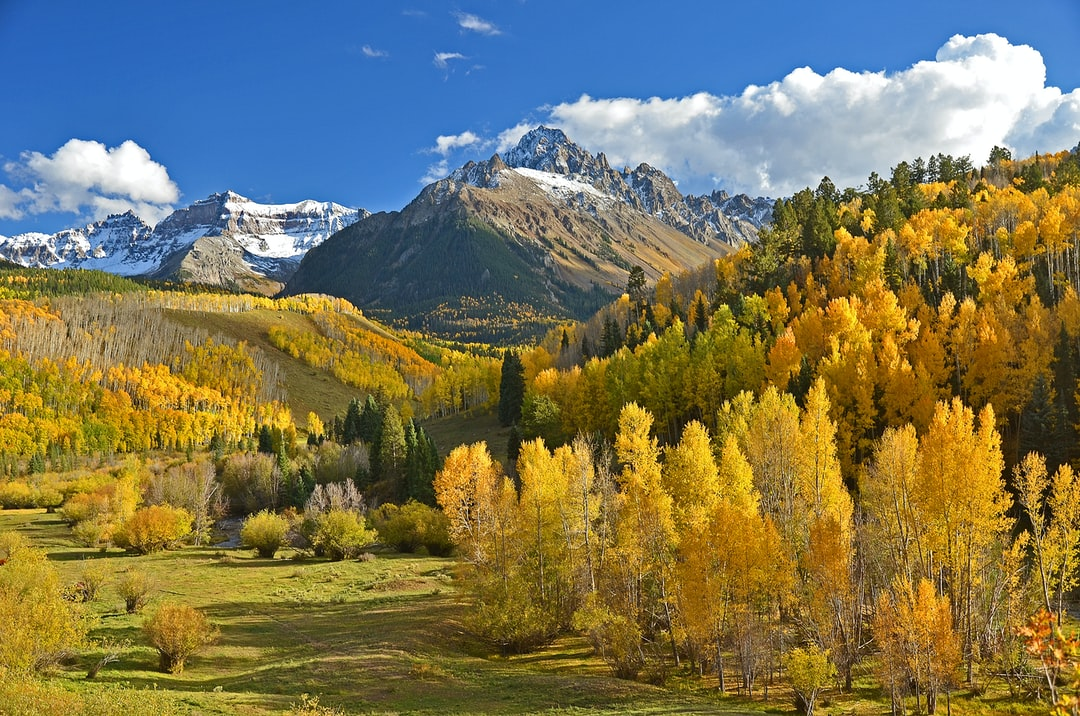
#> input picture images/AC.jpg, 1080 x 716 px
$ python histogram.py
#> lines starting #> are read from the running program, lines starting #| are printed output that depends on the picture; after the words box and inside, x2 and y2 are one past the last pixel; in counts of white or black regions, pixels touching at a corner belong together
import cv2 as cv
import matplotlib.pyplot as plt
import numpy as np

img = cv.imread('images/AC.jpg')
#> img is the input picture: shape (716, 1080, 3); mean B, G, R 87, 118.7, 123.1
cv.imshow('Original', img)

gray = cv.cvtColor(img, cv.COLOR_BGR2GRAY)
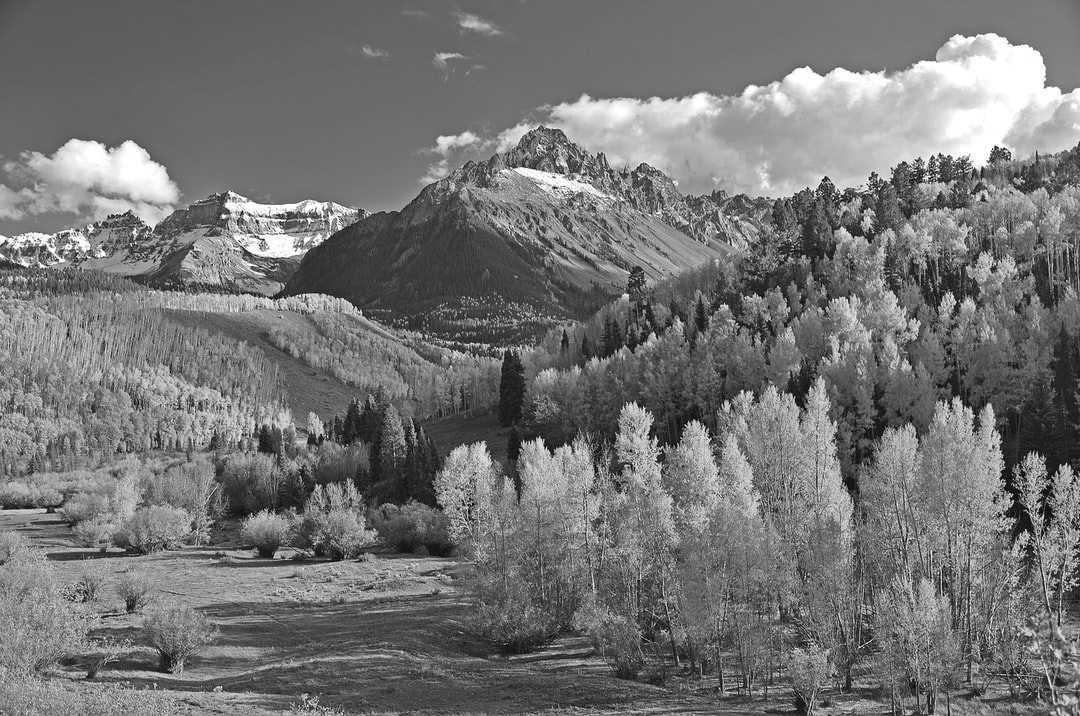
#> gray: shape (716, 1080); min 0, max 255, mean 116.4


blank = np.zeros(img.shape[:2], dtype='uint8')

mask = cv.circle(blank, (img.shape[1]//2, img.shape[0]//2), 100, 255, -1)
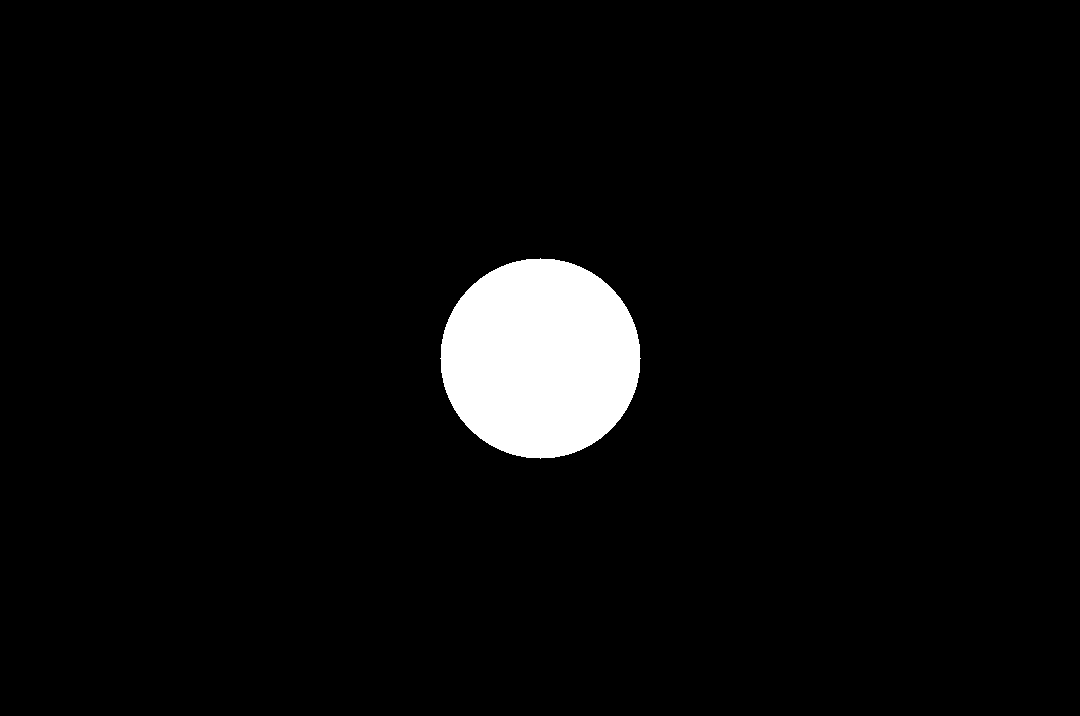
#> blank: shape (716, 1080); 4.1% white; 1 white region, box (x1, y1, x2, y2) and area: (440, 258, 641, 459) 31417

gray_masked = cv.bitwise_and(gray, gray, mask=mask)
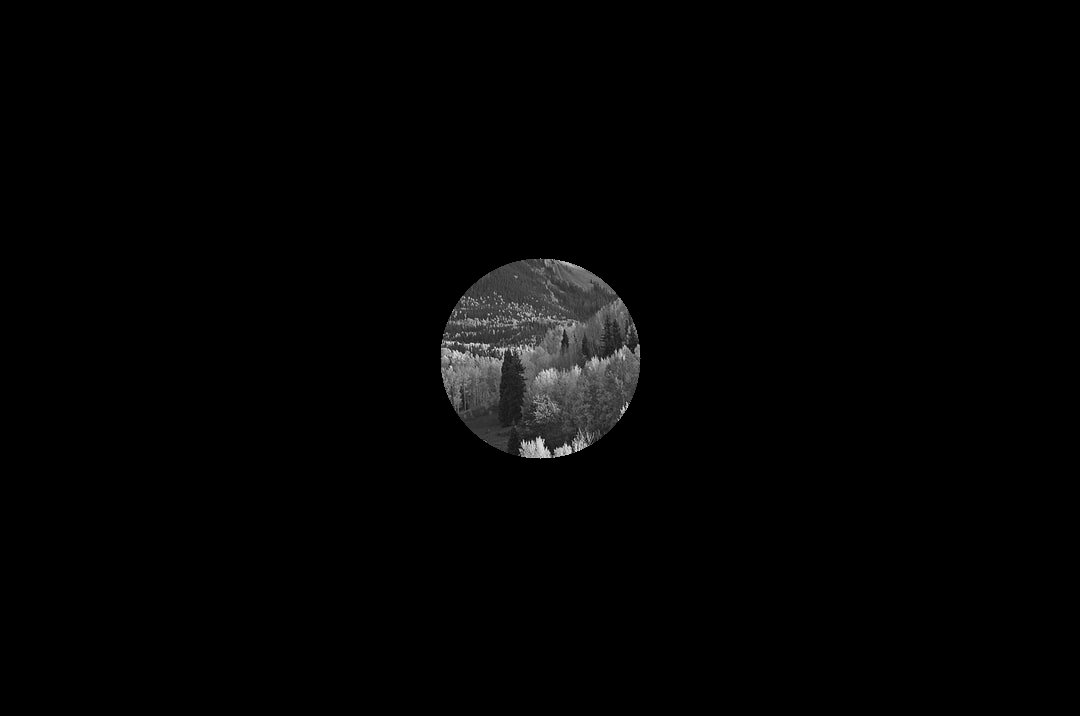
#> gray_masked: shape (716, 1080); min 0, max 236, mean 3.3
cv.imshow('Gray Masked', gray_masked)

masked = cv.bitwise_and(img, img, mask=mask)
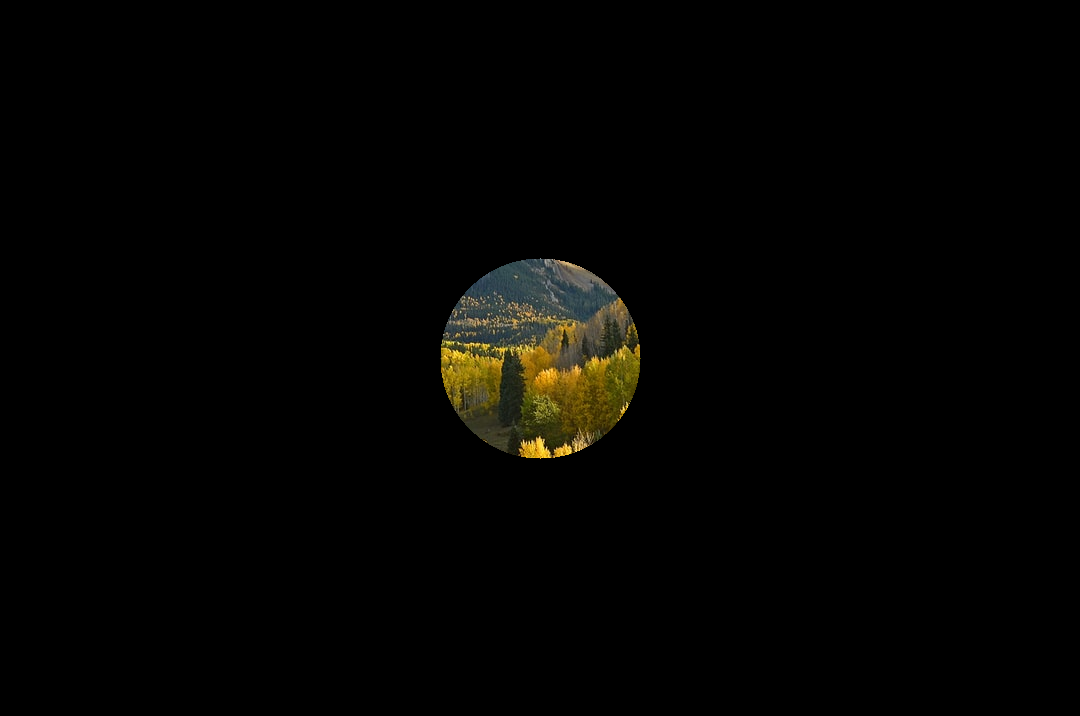
#> masked: shape (716, 1080, 3); mean B, G, R 1.7, 3.4, 3.8
cv.imshow('Masked', masked)

# Grayscale Histogram

plt.figure()
plt.title('Color Histogram')
plt.xlabel('Bins')
plt.ylabel('# pixels')
hist = cv.calcHist([gray], [0], mask, [256], [0, 256])
#> hist = 256 values, max 559 at index 65, min 0 at index 0, mean 122.7

# Here gray_masked can't be passed into calcHist, since it will consider all the pixels which are black, which are lying outside the masked region.
# Since we just need to check the masked region, we need to explicitly specify the mask in calcHist.

plt.plot(hist)
plt.xlim([0, 256])

# Color Histogram

plt.figure()
plt.title('Color Histogram')
plt.xlabel('Bins')
plt.ylabel('# pixels')
colors = ('b', 'g', 'r')

for i, col in enumerate(colors):
    hist = cv.calcHist([img], [i], mask, [256], [0, 256])
    plt.plot(hist, color=col)
    plt.xlim([0, 256])

plt.show()
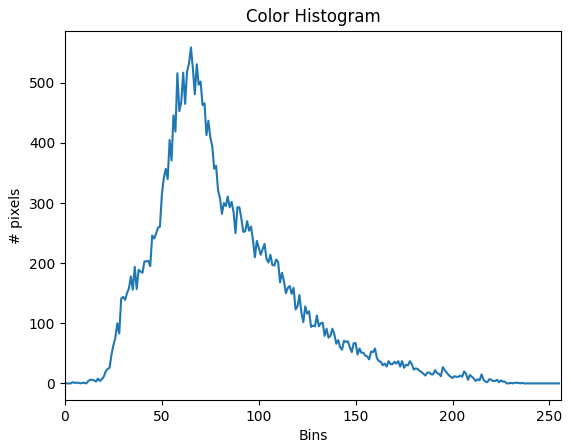
#> figure drawn by matplotlib, 1 panel; curve peaks at x = 65, y = 559
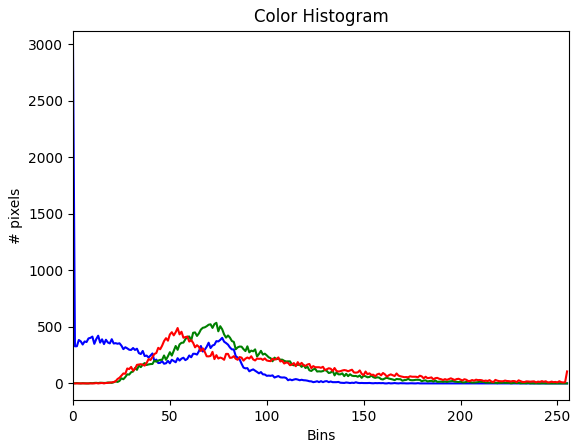
#> figure drawn by matplotlib, 1 panel; curve peaks at x = 0, y = 2973; curve peaks at x = 74, y = 536; curve peaks at x = 54, y = 490

cv.waitKey(0)
